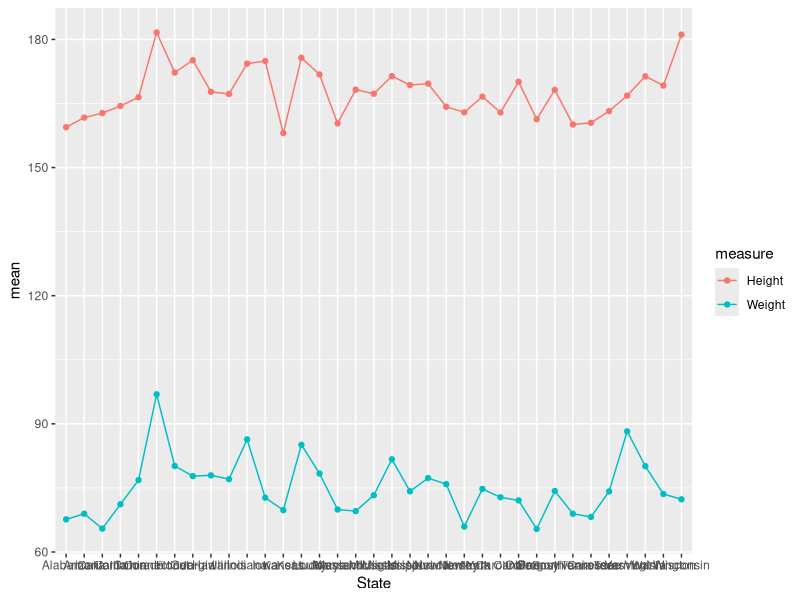

Write R code to recreate this figure.
## ---- chunk 1
library(tidyverse)
## ---- chunk 2

patients <- read_tsv("patient-data-cleaned.txt")

## ---- chunk 3
patients
## ---- chunk 4
summarize(patients, mean(Height))
## ---- chunk 5
mean(patients$Height)
## ---- chunk 6

summarize(patients, average=mean(Height), standard_deviation=sd(Height))

## ---- chunk 7
summarise(patients, correlation=cor(Height, Weight))
## ---- chunk 8
summarise_all(patients, funs(mean))
## ---- chunk 9
summarise_at(patients, vars(Height, Weight), funs(mean))

## ---- chunk 10
summarise_if(patients, is.numeric, funs(mean))
## ---- chunk 11
summarise_at(patients, vars(Height, Weight), mean)
## ---- chunk 12
summarise_at(patients, vars(Height, Weight), funs(mean, sd))
## ---- chunk 13
patients %>% 
  select(Height, Weight) %>% 
  summarise_all(funs(ave=mean, stdev=sd))

## ---- chunk 14

summarise_at(patients, vars(-ID:-Smokes, -State:-Died), funs(mean))

## ---- chunk 15

summarise_at(patients, vars(starts_with('BM')), funs(mean))

summarise_at(patients, vars(ends_with('ight')), funs(mean))

# use regular expression to select columns on which to operate
summarise_at(patients, vars(matches('[HW]eight')), funs(mean))

# use one_of if you have a vector of column names

columns <- c('Height', 'Weight', 'Age')

summarise_at(patients, vars(one_of(columns)), funs(mean))

# alternatively, and more concisely, just pass the vector of columns names

summarise_at(patients, vars(columns), funs(mean))

## ---- chunk 16

mutate_at(patients, vars(Height), funs(./ 100))

## ---- chunk 17
mutate_at(patients, vars(Height, Weight), funs(round(., digits = 1)))
## ---- chunk 18

summarise(patients, mean(Height))

patients %>% summarise(mean(Height))

## ---- chunk 19

patients %>% group_by(State) %>% summarise(mean(Height))
## ---- chunk 20

patients %>% group_by(State) %>% summarise(n(), mean(Height), sd(Height))

## ---- chunk 21

patients %>% 
  group_by(State) %>% 
  summarise(
    N=n(),
    `Average height`=mean(Height)
    
  ) %>% 
  mutate_at(vars(`Average height`), funs(round(., digits = 2)))

## ---- chunk 22

patients %>% group_by(State) %>% summarise(N=n())

patients %>% group_by(State) %>% count()

## ---- chunk 23
patients %>% group_by(State) %>% summarise_at(vars(Height, Weight), funs(mean))
## ---- chunk 24
patients %>% 
    group_by(State) %>% 
    summarise_at(vars(Height, Weight), funs(mean)) %>% 
    gather(measure, mean, -State) %>% 
    ggplot(aes(x =State, y = mean, color = measure, group=measure)) + geom_point() + geom_line()
## ---- chunk 25
patients %>% group_by(State) %>% summarise(correlation = cor(Height, Weight))
## ---- chunk 26
class(patients)
## ---- chunk 27
patients_grouped <- patients %>%  group_by(State)
class(patients_grouped)
## ---- chunk 28
groups(patients_grouped)
## ---- chunk 29
patients_ungrouped <- ungroup(patients_grouped)
class(patients_ungrouped)
groups(patients_ungrouped)

## ---- chunk 30
band_members
band_instruments
## ---- chunk 31
left_join(band_members, band_instruments, by = "name")
## ---- chunk 32
right_join(band_members, band_instruments, by = "name")
## ---- chunk 33
inner_join(band_members, band_instruments, by = "name")
## ---- chunk 34
full_join(band_members, band_instruments, by = "name")
## ---- chunk 35
band_instruments2
left_join(band_members, band_instruments2, by = c("name" = "artist"))
## ---- chunk 36
df1 <- data_frame(
  name = c("Mick",   "John",    "Paul",    "Paul"),
  band = c("Stones", "Beatles", "Beatles", "Wings")
)
df2 <- data_frame(
  name =  c("John",   "Paul", "Paul",   "Keith"),
  plays = c("guitar", "bass", "guitar", "guitar")
)

left_join(df1, df2, by = "name")

## ---- chunk 37

df1 <- data_frame(
  forename = c("Mick",   "John",    "Paul",      "John"),
  surname =  c("Jagger", "Lennon",  "McCartney", "Squire"),
  band =     c("Stones", "Beatles", "Beatles",   "Roses")
)

df2 <- data_frame(
  forename = c("John",   "Paul",      "Keith",    "John"),
  surname =  c("Lennon", "McCartney", "Richards", "Squire"),
  plays =    c("guitar", "bass",      "guitar",   "guitar")
)
left_join(df1, df2, by = c("forename", "surname"))

## ---- chunk 38
# semi_join returns all rows from the first table where there are matches in the other table
semi_join(band_members, band_instruments, by = "name")

## ---- chunk 39
# anti_join returns all rows where there is no match in the other table
anti_join(band_members, band_instruments, by = "name")
## ---- chunk 40
diabetes <- read.delim("diabetes.txt", stringsAsFactors = FALSE)
diabetes
